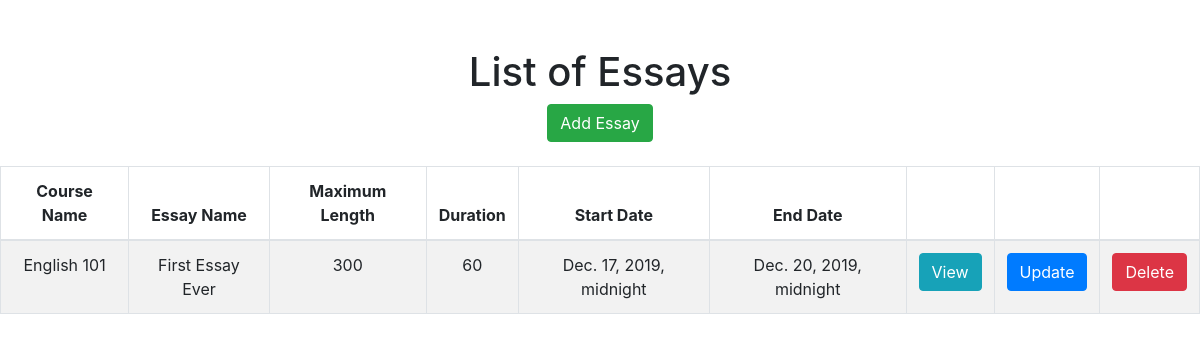
/isanaysay/view_essays, run on an earlier commit of the app's database.
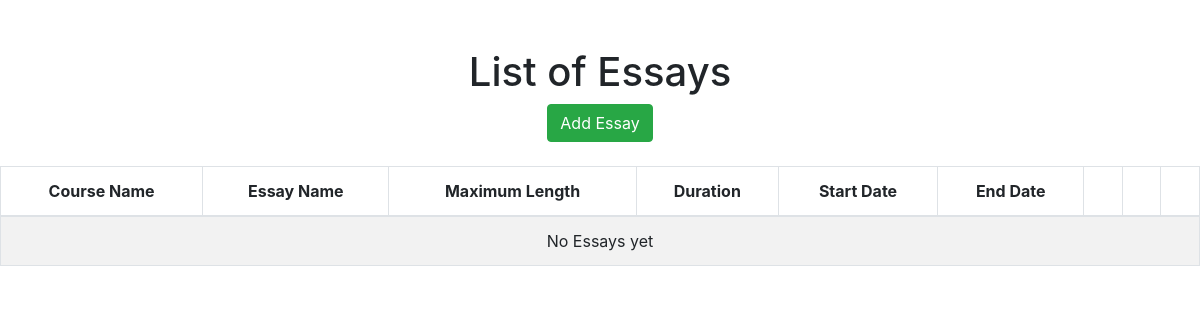
And on a later commit of the database.
### users/models.py (models this page shows, shortened)
class Essay(models.Model):
    course = models.ForeignKey(Course, verbose_name="Course", on_delete = models.CASCADE)
    name = models.CharField(verbose_name="Essay Name", max_length=300)
    essay_description = models.CharField(verbose_name="Essay Description", max_length=1500)
    essay_code = models.CharField(verbose_name="Essay Code", max_length=100)
    maximum_length = models.IntegerField(verbose_name="Maximum Length")
    start_date_time = models.DateTimeField(verbose_name="Essay Start Date")
    end_date_time = models.DateTimeField(verbose_name="Essay End Date")
    duration = models.IntegerField(verbose_name="Duration")

class Course(models.Model):
    name = models.CharField(verbose_name="Course Name", max_length=128)
    course_code = models.CharField(verbose_name="Course Code", max_length=128)
    course_description = models.CharField(verbose_name="Course Description", max_length=500)
    start_date = models.DateField(verbose_name="Course Start Date", auto_now_add=True)
    end_date = models.DateField(verbose_name="Course End Date")

### users/views.py (the view)
def view_essays(request):
    template = "list_essay.html"
    essays = Essay.objects.all()
    context = {
        'essays': essays,
    }
    return render(request, template, context)

### templates/list_essay.html (shortened to what this page needs)
{% extends 'base.html' %}
{% block content %}
	<div id="parent"><div id="child"><br/><br/>
		<h1>List of Essays</h1>
		<a href="{% url 'add-essay' %}" class="btn btn-success">Add Essay</a> <br /><br />
		<table class="table table-striped table-bordered">
			<thead>
				<tr>
					<th>Course Name</th>
					<th>Essay Name</th>
					<th>Maximum Length</th>
					<th>Duration</th>
					<th>Start Date</th>
					<th>End Date</th>
					<th></th>
					<th></th>
					<th></th>
				</tr>
			</thead>
			<tbody>
				{% for essay in essays %}
				<tr>
					<td>{{ essay.course.name }}</td>
					<td>{{ essay.name }}</td>
					<td>{{ essay.maximum_length }}</td>
					<td>{{ essay.duration }}</td>
					<td>{{ essay.start_date_time }}</td>
					<td>{{ essay.end_date_time }}</td>
					<td>
						<a href="{% url 'view-essay' essay.id %}" class="btn btn-info">View</a>
					</td>
					<td>
						<a href="{% url 'update-essay' essay.id %}" class="btn btn-primary">Update</a>
					</td>
					<td>
						<a href="{% url 'delete-essay' essay.id %}" class="btn btn-danger">Delete</a>
					</td>
				</tr>
				{% empty %}
				<tr>
					<td colspan=9>No Essays yet</td>
				</tr>
				{% endfor %}
			</tbody>
		</table>
		</div></div>
{% endblock %}

### templates/base.html (shortened to what this page needs)
{% load static %}
<!DOCTYPE html>
<html>
<head>
    <link rel="stylesheet" href="https://stackpath.bootstrapcdn.com/bootstrap/4.3.1/css/bootstrap.min.css">
</head>
<body>
  <main>
    {% block content %}
    {% endblock %}
  </main>
</body>
</html>

### templates/base.html (style rules this page uses)
#parent { display: table; width: 100%; }
#child { display: table-cell; text-align: center; vertical-align: middle; }

What changed in the data, as far as the page shows it:
removed Essay: course.name "English 101", name "First Essay Ever", maximum_length "300", duration "60", start_date_time "Dec. 17, 2019, midnight", end_date_time "Dec. 20, 2019, midnight"
Also different on the page:
text now shown: "No Essays yet"
